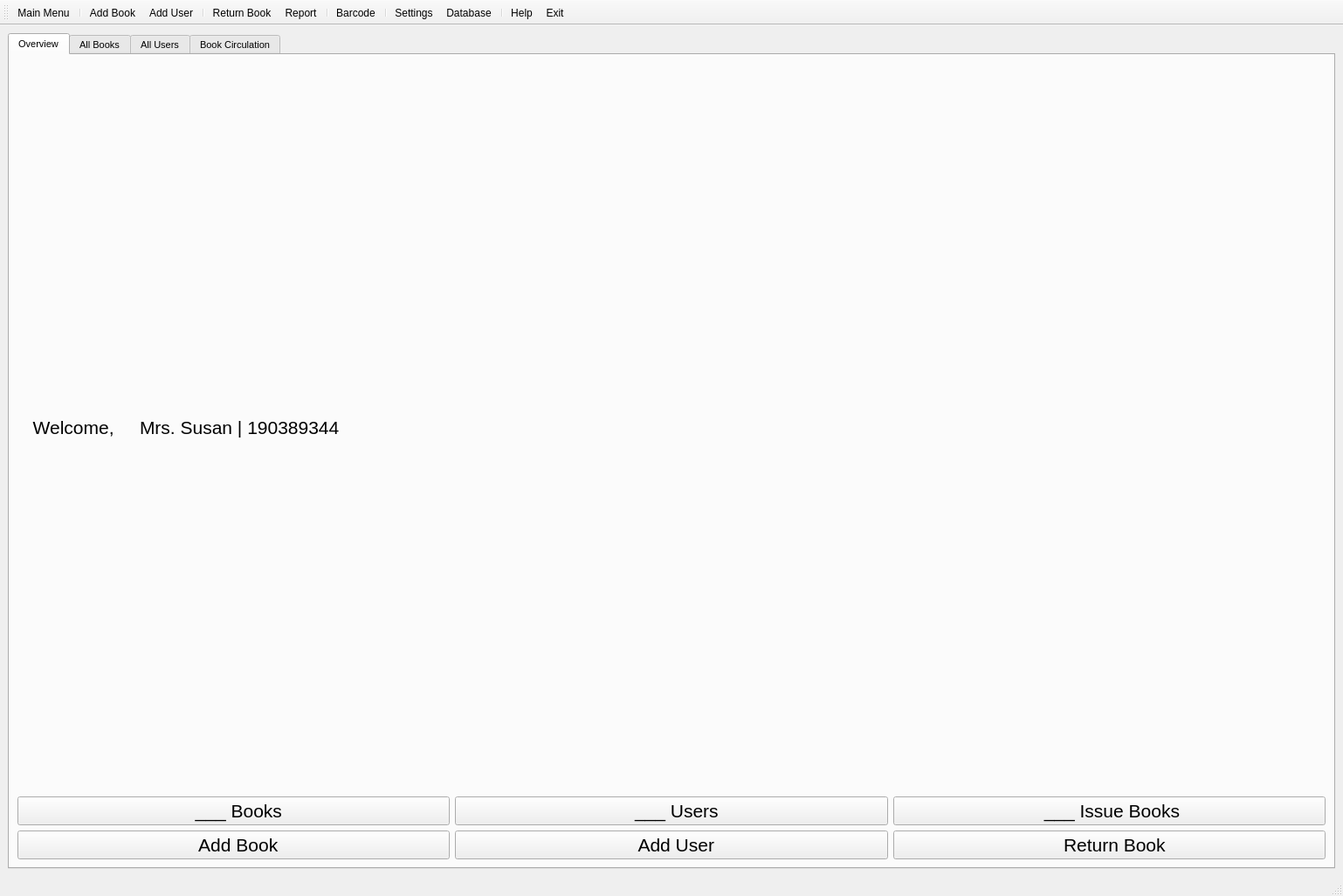
<?xml version="1.0" encoding="UTF-8"?>
<ui version="4.0">
 <class>MainWindow</class>
 <widget class="QMainWindow" name="MainWindow">
  <property name="geometry">
   <rect>
    <x>0</x>
    <y>0</y>
    <width>1538</width>
    <height>1026</height>
   </rect>
  </property>
  <property name="minimumSize">
   <size>
    <width>1366</width>
    <height>768</height>
   </size>
  </property>
  <property name="windowTitle">
   <string>EasyLibrary - Librarian Console</string>
  </property>
  <widget class="QWidget" name="centralwidget">
   <layout class="QVBoxLayout" name="verticalLayout">
    <item>
     <widget class="QTabWidget" name="tabWidget">
      <property name="font">
       <font>
        <pointsize>8</pointsize>
       </font>
      </property>
      <property name="currentIndex">
       <number>0</number>
      </property>
      <property name="iconSize">
       <size>
        <width>48</width>
        <height>48</height>
       </size>
      </property>
      <property name="elideMode">
       <enum>Qt::ElideLeft</enum>
      </property>
      <widget class="QWidget" name="tabOverview">
       <attribute name="icon">
        <iconset resource="EZLib_LibrarianUI_res.qrc">
         <normaloff>:/icon_app/Modern UI Icons Light/appbar.eye.png</normaloff>:/icon_app/Modern UI Icons Light/appbar.eye.png</iconset>
       </attribute>
       <attribute name="title">
        <string>Overview</string>
       </attribute>
       <layout class="QVBoxLayout" name="verticalLayout_3">
        <item>
         <layout class="QHBoxLayout" name="horizontalLayout">
          <item>
           <widget class="QLabel" name="labelOverview_Image">
            <property name="text">
             <string>&lt;html&gt;&lt;head/&gt;&lt;body&gt;&lt;p&gt;&lt;img src=&quot;:/avatar/IMG/Susan_big.png&quot;/&gt;&lt;/p&gt;&lt;/body&gt;&lt;/html&gt;</string>
            </property>
           </widget>
          </item>
          <item>
           <widget class="QLabel" name="labelOverview_Welcome">
            <property name="font">
             <font>
              <pointsize>16</pointsize>
             </font>
            </property>
            <property name="text">
             <string>  Welcome,    </string>
            </property>
            <property name="textFormat">
             <enum>Qt::PlainText</enum>
            </property>
           </widget>
          </item>
          <item>
           <widget class="QLabel" name="label">
            <property name="font">
             <font>
              <pointsize>16</pointsize>
             </font>
            </property>
            <property name="text">
             <string>Mrs. Susan | 190389344</string>
            </property>
           </widget>
          </item>
          <item>
           <spacer name="horizontalSpacer">
            <property name="orientation">
             <enum>Qt::Horizontal</enum>
            </property>
            <property name="sizeHint" stdset="0">
             <size>
              <width>40</width>
              <height>20</height>
             </size>
            </property>
           </spacer>
          </item>
         </layout>
        </item>
        <item>
         <layout class="QHBoxLayout" name="horizontalLayout_2">
          <item>
           <widget class="QPushButton" name="buttonOverview_Books">
            <property name="font">
             <font>
              <pointsize>16</pointsize>
             </font>
            </property>
            <property name="text">
             <string>  ___ Books</string>
            </property>
            <property name="icon">
             <iconset resource="EZLib_LibrarianUI_res.qrc">
              <normaloff>:/button/IMG/167756.png</normaloff>:/button/IMG/167756.png</iconset>
            </property>
            <property name="iconSize">
             <size>
              <width>128</width>
              <height>128</height>
             </size>
            </property>
           </widget>
          </item>
          <item>
           <widget class="QPushButton" name="buttonOverview_Users">
            <property name="font">
             <font>
              <pointsize>16</pointsize>
             </font>
            </property>
            <property name="text">
             <string>  ___ Users</string>
            </property>
            <property name="icon">
             <iconset resource="EZLib_LibrarianUI_res.qrc">
              <normaloff>:/button/IMG/149071.png</normaloff>:/button/IMG/149071.png</iconset>
            </property>
            <property name="iconSize">
             <size>
              <width>128</width>
              <height>128</height>
             </size>
            </property>
           </widget>
          </item>
          <item>
           <widget class="QPushButton" name="buttonOverview_Issue">
            <property name="font">
             <font>
              <pointsize>16</pointsize>
             </font>
            </property>
            <property name="text">
             <string> ___ Issue Books</string>
            </property>
            <property name="icon">
             <iconset resource="EZLib_LibrarianUI_res.qrc">
              <normaloff>:/button/IMG/clock-icon.png</normaloff>:/button/IMG/clock-icon.png</iconset>
            </property>
            <property name="iconSize">
             <size>
              <width>128</width>
              <height>128</height>
             </size>
            </property>
           </widget>
          </item>
         </layout>
        </item>
        <item>
         <layout class="QHBoxLayout" name="horizontalLayout_3">
          <item>
           <widget class="QPushButton" name="pushButton_4">
            <property name="font">
             <font>
              <pointsize>16</pointsize>
             </font>
            </property>
            <property name="text">
             <string>  Add Book</string>
            </property>
            <property name="icon">
             <iconset resource="EZLib_LibrarianUI_res.qrc">
              <normaloff>:/button/IMG/167755.png</normaloff>:/button/IMG/167755.png</iconset>
            </property>
            <property name="iconSize">
             <size>
              <width>128</width>
              <height>128</height>
             </size>
            </property>
           </widget>
          </item>
          <item>
           <widget class="QPushButton" name="pushButton_5">
            <property name="font">
             <font>
              <pointsize>16</pointsize>
             </font>
            </property>
            <property name="text">
             <string>  Add User</string>
            </property>
            <property name="icon">
             <iconset resource="EZLib_LibrarianUI_res.qrc">
              <normaloff>:/button/IMG/167755.png</normaloff>:/button/IMG/167755.png</iconset>
            </property>
            <property name="iconSize">
             <size>
              <width>128</width>
              <height>128</height>
             </size>
            </property>
           </widget>
          </item>
          <item>
           <widget class="QPushButton" name="pushButton_6">
            <property name="font">
             <font>
              <pointsize>16</pointsize>
             </font>
            </property>
            <property name="text">
             <string>  Return Book</string>
            </property>
            <property name="icon">
             <iconset resource="EZLib_LibrarianUI_res.qrc">
              <normaloff>:/button/IMG/167755.png</normaloff>:/button/IMG/167755.png</iconset>
            </property>
            <property name="iconSize">
             <size>
              <width>128</width>
              <height>128</height>
             </size>
            </property>
           </widget>
          </item>
         </layout>
        </item>
       </layout>
      </widget>
      <widget class="QWidget" name="tabBooks">
       <attribute name="icon">
        <iconset resource="EZLib_LibrarianUI_res.qrc">
         <normaloff>:/icon_book/Modern UI Icons Light/appbar.book.list.png</normaloff>:/icon_book/Modern UI Icons Light/appbar.book.list.png</iconset>
       </attribute>
       <attribute name="title">
        <string>All Books</string>
       </attribute>
       <layout class="QVBoxLayout" name="verticalLayout_2">
        <item>
         <layout class="QHBoxLayout" name="horizontalLayout_5">
          <item>
           <widget class="QToolButton" name="buttonBooks_Add">
            <property name="text">
             <string>Add Book</string>
            </property>
            <property name="icon">
             <iconset resource="EZLib_LibrarianUI_res.qrc">
              <normaloff>:/icon_tool/Modern UI Icons Light/appbar.add.png</normaloff>:/icon_tool/Modern UI Icons Light/appbar.add.png</iconset>
            </property>
            <property name="iconSize">
             <size>
              <width>48</width>
              <height>48</height>
             </size>
            </property>
            <property name="toolButtonStyle">
             <enum>Qt::ToolButtonTextUnderIcon</enum>
            </property>
           </widget>
          </item>
          <item>
           <widget class="QToolButton" name="buttonBooks_Edit">
            <property name="text">
             <string>Edit Book</string>
            </property>
            <property name="icon">
             <iconset resource="EZLib_LibrarianUI_res.qrc">
              <normaloff>:/icon_tool/Modern UI Icons Light/appbar.edit.png</normaloff>:/icon_tool/Modern UI Icons Light/appbar.edit.png</iconset>
            </property>
            <property name="iconSize">
             <size>
              <width>48</width>
              <height>48</height>
             </size>
            </property>
            <property name="toolButtonStyle">
             <enum>Qt::ToolButtonTextUnderIcon</enum>
            </property>
           </widget>
          </item>
          <item>
           <widget class="QToolButton" name="buttonBooks_Delete">
            <property name="text">
             <string>Delete Book</string>
            </property>
            <property name="icon">
             <iconset resource="EZLib_LibrarianUI_res.qrc">
              <normaloff>:/icon_tool/Modern UI Icons Light/appbar.delete.png</normaloff>:/icon_tool/Modern UI Icons Light/appbar.delete.png</iconset>
            </property>
            <property name="iconSize">
             <size>
              <width>48</width>
              <height>48</height>
             </size>
            </property>
            <property name="toolButtonStyle">
             <enum>Qt::ToolButtonTextUnderIcon</enum>
            </property>
           </widget>
          </item>
          <item>
           <spacer name="horizontalSpacer_2">
            <property name="orientation">
             <enum>Qt::Horizontal</enum>
            </property>
            <property name="sizeHint" stdset="0">
             <size>
              <width>40</width>
              <height>20</height>
             </size>
            </property>
           </spacer>
          </item>
          <item>
           <widget class="QLabel" name="labelBooks_Search">
            <property name="text">
             <string>Search:</string>
            </property>
           </widget>
          </item>
          <item>
           <widget class="QLineEdit" name="lineEditBooks_SearchBox"/>
          </item>
          <item>
           <widget class="QToolButton" name="buttonBooks_Go">
            <property name="text">
             <string>Go</string>
            </property>
            <property name="icon">
             <iconset resource="EZLib_LibrarianUI_res.qrc">
              <normaloff>:/icon_app/Modern UI Icons Light/appbar.arrow.right.png</normaloff>:/icon_app/Modern UI Icons Light/appbar.arrow.right.png</iconset>
            </property>
           </widget>
          </item>
         </layout>
        </item>
        <item>
         <widget class="QTableWidget" name="tableBooks">
          <column>
           <property name="text">
            <string>ID</string>
           </property>
          </column>
          <column>
           <property name="text">
            <string>Title</string>
           </property>
          </column>
          <column>
           <property name="text">
            <string>Author</string>
           </property>
          </column>
          <column>
           <property name="text">
            <string>Publisher</string>
           </property>
          </column>
          <column>
           <property name="text">
            <string>ISBN</string>
           </property>
          </column>
         </widget>
        </item>
       </layout>
      </widget>
      <widget class="QWidget" name="tabUsers">
       <attribute name="icon">
        <iconset resource="EZLib_LibrarianUI_res.qrc">
         <normaloff>:/icon_app/Modern UI Icons Light/appbar.people.multiple.png</normaloff>:/icon_app/Modern UI Icons Light/appbar.people.multiple.png</iconset>
       </attribute>
       <attribute name="title">
        <string>All Users</string>
       </attribute>
       <layout class="QVBoxLayout" name="verticalLayout_4">
        <item>
         <layout class="QHBoxLayout" name="horizontalLayout_6">
          <item>
           <widget class="QToolButton" name="buttonUsers_Add">
            <property name="text">
             <string>Add User</string>
            </property>
            <property name="icon">
             <iconset resource="EZLib_LibrarianUI_res.qrc">
              <normaloff>:/icon_tool/Modern UI Icons Light/appbar.add.png</normaloff>:/icon_tool/Modern UI Icons Light/appbar.add.png</iconset>
            </property>
            <property name="iconSize">
             <size>
              <width>48</width>
              <height>48</height>
             </size>
            </property>
            <property name="toolButtonStyle">
             <enum>Qt::ToolButtonTextUnderIcon</enum>
            </property>
           </widget>
          </item>
          <item>
           <widget class="QToolButton" name="buttonUsers_Edit">
            <property name="text">
             <string>Edit User</string>
            </property>
            <property name="icon">
             <iconset resource="EZLib_LibrarianUI_res.qrc">
              <normaloff>:/icon_tool/Modern UI Icons Light/appbar.edit.png</normaloff>:/icon_tool/Modern UI Icons Light/appbar.edit.png</iconset>
            </property>
            <property name="iconSize">
             <size>
              <width>48</width>
              <height>48</height>
             </size>
            </property>
            <property name="toolButtonStyle">
             <enum>Qt::ToolButtonTextUnderIcon</enum>
            </property>
           </widget>
          </item>
          <item>
           <widget class="QToolButton" name="buttonUsers_Delete">
            <property name="text">
             <string>Delete User</string>
            </property>
            <property name="icon">
             <iconset resource="EZLib_LibrarianUI_res.qrc">
              <normaloff>:/icon_tool/Modern UI Icons Light/appbar.delete.png</normaloff>:/icon_tool/Modern UI Icons Light/appbar.delete.png</iconset>
            </property>
            <property name="iconSize">
             <size>
              <width>48</width>
              <height>48</height>
             </size>
            </property>
            <property name="toolButtonStyle">
             <enum>Qt::ToolButtonTextUnderIcon</enum>
            </property>
           </widget>
          </item>
          <item>
           <spacer name="horizontalSpacer_3">
            <property name="orientation">
             <enum>Qt::Horizontal</enum>
            </property>
            <property name="sizeHint" stdset="0">
             <size>
              <width>40</width>
              <height>20</height>
             </size>
            </property>
           </spacer>
          </item>
          <item>
           <widget class="QLabel" name="labelUsers_Search">
            <property name="text">
             <string>Search:</string>
            </property>
           </widget>
          </item>
          <item>
           <widget class="QLineEdit" name="lineEditUsers_SearchBox"/>
          </item>
          <item>
           <widget class="QToolButton" name="buttonUsers_Go">
            <property name="text">
             <string>Go</string>
            </property>
            <property name="icon">
             <iconset resource="EZLib_LibrarianUI_res.qrc">
              <normaloff>:/icon_app/Modern UI Icons Light/appbar.arrow.right.png</normaloff>:/icon_app/Modern UI Icons Light/appbar.arrow.right.png</iconset>
            </property>
           </widget>
          </item>
         </layout>
        </item>
        <item>
         <widget class="QTableWidget" name="tableUsers">
          <column>
           <property name="text">
            <string>ID</string>
           </property>
          </column>
          <column>
           <property name="text">
            <string>Name</string>
           </property>
          </column>
          <column>
           <property name="text">
            <string>Email</string>
           </property>
          </column>
          <column>
           <property name="text">
            <string>Registered On</string>
           </property>
          </column>
          <column>
           <property name="text">
            <string>LINE Token</string>
           </property>
          </column>
          <column>
           <property name="text">
            <string>RFID</string>
           </property>
          </column>
         </widget>
        </item>
       </layout>
      </widget>
      <widget class="QWidget" name="tabIssue">
       <attribute name="icon">
        <iconset resource="EZLib_LibrarianUI_res.qrc">
         <normaloff>:/icon_app/Modern UI Icons Light/appbar.refresh.clockwise.down.png</normaloff>:/icon_app/Modern UI Icons Light/appbar.refresh.clockwise.down.png</iconset>
       </attribute>
       <attribute name="title">
        <string>Book Circulation</string>
       </attribute>
       <layout class="QVBoxLayout" name="verticalLayout_5">
        <item>
         <layout class="QHBoxLayout" name="horizontalLayout_7">
          <item>
           <widget class="QToolButton" name="toolButton_9">
            <property name="text">
             <string>  Add  </string>
            </property>
            <property name="icon">
             <iconset resource="EZLib_LibrarianUI_res.qrc">
              <normaloff>:/icon_tool/Modern UI Icons Light/appbar.add.png</normaloff>:/icon_tool/Modern UI Icons Light/appbar.add.png</iconset>
            </property>
            <property name="iconSize">
             <size>
              <width>48</width>
              <height>48</height>
             </size>
            </property>
            <property name="toolButtonStyle">
             <enum>Qt::ToolButtonTextUnderIcon</enum>
            </property>
           </widget>
          </item>
          <item>
           <widget class="QToolButton" name="toolButton_10">
            <property name="text">
             <string>  Edit  </string>
            </property>
            <property name="icon">
             <iconset resource="EZLib_LibrarianUI_res.qrc">
              <normaloff>:/icon_tool/Modern UI Icons Light/appbar.edit.png</normaloff>:/icon_tool/Modern UI Icons Light/appbar.edit.png</iconset>
            </property>
            <property name="iconSize">
             <size>
              <width>48</width>
              <height>48</height>
             </size>
            </property>
            <property name="toolButtonStyle">
             <enum>Qt::ToolButtonTextUnderIcon</enum>
            </property>
           </widget>
          </item>
          <item>
           <widget class="QToolButton" name="toolButton_11">
            <property name="text">
             <string>  Delete  </string>
            </property>
            <property name="icon">
             <iconset resource="EZLib_LibrarianUI_res.qrc">
              <normaloff>:/icon_tool/Modern UI Icons Light/appbar.delete.png</normaloff>:/icon_tool/Modern UI Icons Light/appbar.delete.png</iconset>
            </property>
            <property name="iconSize">
             <size>
              <width>48</width>
              <height>48</height>
             </size>
            </property>
            <property name="toolButtonStyle">
             <enum>Qt::ToolButtonTextUnderIcon</enum>
            </property>
           </widget>
          </item>
          <item>
           <spacer name="horizontalSpacer_4">
            <property name="orientation">
             <enum>Qt::Horizontal</enum>
            </property>
            <property name="sizeHint" stdset="0">
             <size>
              <width>40</width>
              <height>20</height>
             </size>
            </property>
           </spacer>
          </item>
          <item>
           <widget class="QLabel" name="label_5">
            <property name="text">
             <string>Search:</string>
            </property>
           </widget>
          </item>
          <item>
           <widget class="QLineEdit" name="lineEdit_3"/>
          </item>
          <item>
           <widget class="QToolButton" name="toolButton_12">
            <property name="text">
             <string>Go</string>
            </property>
            <property name="icon">
             <iconset resource="EZLib_LibrarianUI_res.qrc">
              <normaloff>:/icon_app/Modern UI Icons Light/appbar.arrow.right.png</normaloff>:/icon_app/Modern UI Icons Light/appbar.arrow.right.png</iconset>
            </property>
           </widget>
          </item>
         </layout>
        </item>
        <item>
         <widget class="QTableWidget" name="tableIssue">
          <column>
           <property name="text">
            <string>ID</string>
           </property>
          </column>
          <column>
           <property name="text">
            <string>Book</string>
           </property>
          </column>
          <column>
           <property name="text">
            <string>User</string>
           </property>
          </column>
          <column>
           <property name="text">
            <string>Borrow Time</string>
           </property>
          </column>
          <column>
           <property name="text">
            <string>Due Time</string>
           </property>
          </column>
          <column>
           <property name="text">
            <string>Return Time</string>
           </property>
          </column>
         </widget>
        </item>
       </layout>
      </widget>
     </widget>
    </item>
   </layout>
  </widget>
  <widget class="QStatusBar" name="statusbar">
   <property name="statusTip">
    <string/>
   </property>
  </widget>
  <widget class="QToolBar" name="toolBar">
   <property name="windowTitle">
    <string>toolBar</string>
   </property>
   <property name="iconSize">
    <size>
     <width>76</width>
     <height>76</height>
    </size>
   </property>
   <property name="toolButtonStyle">
    <enum>Qt::ToolButtonTextUnderIcon</enum>
   </property>
   <attribute name="toolBarArea">
    <enum>TopToolBarArea</enum>
   </attribute>
   <attribute name="toolBarBreak">
    <bool>false</bool>
   </attribute>
   <addaction name="actionMain_Menu"/>
   <addaction name="separator"/>
   <addaction name="actionAdd_Book"/>
   <addaction name="actionAdd_User"/>
   <addaction name="separator"/>
   <addaction name="actionReturnBook"/>
   <addaction name="actionReport"/>
   <addaction name="separator"/>
   <addaction name="actionBarcode"/>
   <addaction name="separator"/>
   <addaction name="actionSettings"/>
   <addaction name="actionSQL"/>
   <addaction name="separator"/>
   <addaction name="actionHelp"/>
   <addaction name="actionExit"/>
  </widget>
  <action name="actionMain_Menu">
   <property name="icon">
    <iconset resource="EZLib_LibrarianUI_res.qrc">
     <normaloff>:/icon_app/Modern UI Icons Light/appbar.tiles.nine.png</normaloff>:/icon_app/Modern UI Icons Light/appbar.tiles.nine.png</iconset>
   </property>
   <property name="text">
    <string>Main Menu</string>
   </property>
   <property name="statusTip">
    <string>Display All Menu</string>
   </property>
   <property name="visible">
    <bool>true</bool>
   </property>
   <property name="iconVisibleInMenu">
    <bool>true</bool>
   </property>
  </action>
  <action name="actionAdd_Book">
   <property name="icon">
    <iconset resource="EZLib_LibrarianUI_res.qrc">
     <normaloff>:/icon_book/Modern UI Icons Light/appbar.book.png</normaloff>:/icon_book/Modern UI Icons Light/appbar.book.png</iconset>
   </property>
   <property name="text">
    <string>Add Book</string>
   </property>
  </action>
  <action name="actionAdd_User">
   <property name="icon">
    <iconset resource="EZLib_LibrarianUI_res.qrc">
     <normaloff>:/icon_app/Modern UI Icons Light/appbar.user.add.png</normaloff>:/icon_app/Modern UI Icons Light/appbar.user.add.png</iconset>
   </property>
   <property name="text">
    <string>Add User</string>
   </property>
  </action>
  <action name="actionReturnBook">
   <property name="enabled">
    <bool>true</bool>
   </property>
   <property name="icon">
    <iconset resource="EZLib_LibrarianUI_res.qrc">
     <normaloff>:/icon_book/Modern UI Icons Light/appbar.book.open.information.png</normaloff>:/icon_book/Modern UI Icons Light/appbar.book.open.information.png</iconset>
   </property>
   <property name="text">
    <string>Return Book</string>
   </property>
   <property name="iconText">
    <string>Return Book</string>
   </property>
   <property name="visible">
    <bool>true</bool>
   </property>
  </action>
  <action name="actionReport">
   <property name="icon">
    <iconset resource="EZLib_LibrarianUI_res.qrc">
     <normaloff>:/icon_app/Modern UI Icons Light/appbar.paper.png</normaloff>:/icon_app/Modern UI Icons Light/appbar.paper.png</iconset>
   </property>
   <property name="text">
    <string>Report</string>
   </property>
   <property name="visible">
    <bool>false</bool>
   </property>
  </action>
  <action name="actionBarcode">
   <property name="icon">
    <iconset resource="EZLib_LibrarianUI_res.qrc">
     <normaloff>:/icon_app/Modern UI Icons Light/appbar.barcode.png</normaloff>:/icon_app/Modern UI Icons Light/appbar.barcode.png</iconset>
   </property>
   <property name="text">
    <string>Barcode</string>
   </property>
   <property name="visible">
    <bool>false</bool>
   </property>
  </action>
  <action name="actionHelp">
   <property name="icon">
    <iconset resource="EZLib_LibrarianUI_res.qrc">
     <normaloff>:/icon_app/Modern UI Icons Light/appbar.book.perspective.help.png</normaloff>:/icon_app/Modern UI Icons Light/appbar.book.perspective.help.png</iconset>
   </property>
   <property name="text">
    <string>Help</string>
   </property>
   <property name="visible">
    <bool>false</bool>
   </property>
  </action>
  <action name="actionExit">
   <property name="icon">
    <iconset resource="EZLib_LibrarianUI_res.qrc">
     <normaloff>:/icon_app/Modern UI Icons Light/appbar.power.png</normaloff>:/icon_app/Modern UI Icons Light/appbar.power.png</iconset>
   </property>
   <property name="text">
    <string>Exit</string>
   </property>
  </action>
  <action name="actionSettings">
   <property name="icon">
    <iconset resource="EZLib_LibrarianUI_res.qrc">
     <normaloff>:/icon_app/Modern UI Icons Light/appbar.cog.png</normaloff>:/icon_app/Modern UI Icons Light/appbar.cog.png</iconset>
   </property>
   <property name="text">
    <string>Settings</string>
   </property>
   <property name="visible">
    <bool>false</bool>
   </property>
  </action>
  <action name="actionSQL">
   <property name="icon">
    <iconset resource="EZLib_LibrarianUI_res.qrc">
     <normaloff>:/icon_app/Modern UI Icons Light/appbar.database.sql.png</normaloff>:/icon_app/Modern UI Icons Light/appbar.database.sql.png</iconset>
   </property>
   <property name="text">
    <string>Database</string>
   </property>
   <property name="visible">
    <bool>false</bool>
   </property>
  </action>
 </widget>
 <resources>
  <include location="EZLib_LibrarianUI_res.qrc"/>
 </resources>
 <connections/>
</ui>
